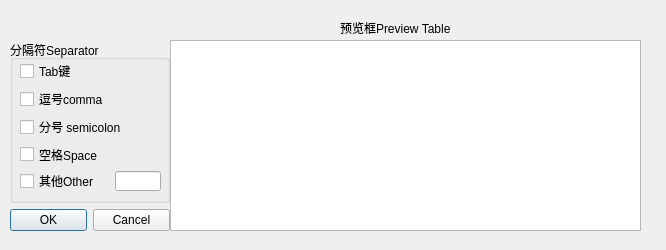
<?xml version="1.0" encoding="UTF-8"?>
<ui version="4.0">
 <class>SeparatorDlg</class>
 <widget class="QDialog" name="SeparatorDlg">
  <property name="geometry">
   <rect>
    <x>0</x>
    <y>0</y>
    <width>666</width>
    <height>250</height>
   </rect>
  </property>
  <property name="windowTitle">
   <string>Dialog</string>
  </property>
  <widget class="QTableView" name="tableView">
   <property name="geometry">
    <rect>
     <x>170</x>
     <y>40</y>
     <width>471</width>
     <height>191</height>
    </rect>
   </property>
  </widget>
  <widget class="QLabel" name="label">
   <property name="geometry">
    <rect>
     <x>340</x>
     <y>20</y>
     <width>121</width>
     <height>16</height>
    </rect>
   </property>
   <property name="text">
    <string>预览框Preview Table</string>
   </property>
  </widget>
  <widget class="QWidget" name="">
   <property name="geometry">
    <rect>
     <x>10</x>
     <y>40</y>
     <width>160</width>
     <height>191</height>
    </rect>
   </property>
   <layout class="QHBoxLayout" name="horizontalLayout">
    <item>
     <layout class="QVBoxLayout" name="verticalLayout_2">
      <item>
       <widget class="QGroupBox" name="groupBox">
        <property name="title">
         <string>分隔符Separator</string>
        </property>
        <widget class="QWidget" name="layoutWidget">
         <property name="geometry">
          <rect>
           <x>10</x>
           <y>20</y>
           <width>141</width>
           <height>131</height>
          </rect>
         </property>
         <layout class="QVBoxLayout" name="verticalLayout">
          <item>
           <widget class="QCheckBox" name="Tab">
            <property name="text">
             <string>Tab键</string>
            </property>
           </widget>
          </item>
          <item>
           <widget class="QCheckBox" name="Comma">
            <property name="text">
             <string>逗号comma</string>
            </property>
           </widget>
          </item>
          <item>
           <widget class="QCheckBox" name="Semi">
            <property name="text">
             <string>分号 semicolon</string>
            </property>
           </widget>
          </item>
          <item>
           <widget class="QCheckBox" name="Space">
            <property name="text">
             <string>空格Space</string>
            </property>
           </widget>
          </item>
          <item>
           <layout class="QHBoxLayout" name="horizontalLayout_2">
            <property name="spacing">
             <number>0</number>
            </property>
            <property name="sizeConstraint">
             <enum>QLayout::SetMinimumSize</enum>
            </property>
            <property name="leftMargin">
             <number>0</number>
            </property>
            <property name="topMargin">
             <number>0</number>
            </property>
            <property name="bottomMargin">
             <number>0</number>
            </property>
            <item>
             <widget class="QCheckBox" name="Other">
              <property name="minimumSize">
               <size>
                <width>47</width>
                <height>16</height>
               </size>
              </property>
              <property name="text">
               <string>其他Other</string>
              </property>
             </widget>
            </item>
            <item>
             <widget class="QLineEdit" name="lineEdit">
              <property name="maximumSize">
               <size>
                <width>46</width>
                <height>20</height>
               </size>
              </property>
             </widget>
            </item>
           </layout>
          </item>
         </layout>
        </widget>
       </widget>
      </item>
      <item>
       <widget class="QDialogButtonBox" name="buttonBox">
        <property name="orientation">
         <enum>Qt::Horizontal</enum>
        </property>
        <property name="standardButtons">
         <set>QDialogButtonBox::Cancel|QDialogButtonBox::Ok</set>
        </property>
       </widget>
      </item>
     </layout>
    </item>
   </layout>
  </widget>
 </widget>
 <resources/>
 <connections>
  <connection>
   <sender>buttonBox</sender>
   <signal>accepted()</signal>
   <receiver>SeparatorDlg</receiver>
   <slot>accept()</slot>
   <hints>
    <hint type="sourcelabel">
     <x>248</x>
     <y>254</y>
    </hint>
    <hint type="destinationlabel">
     <x>157</x>
     <y>274</y>
    </hint>
   </hints>
  </connection>
  <connection>
   <sender>buttonBox</sender>
   <signal>rejected()</signal>
   <receiver>SeparatorDlg</receiver>
   <slot>reject()</slot>
   <hints>
    <hint type="sourcelabel">
     <x>316</x>
     <y>260</y>
    </hint>
    <hint type="destinationlabel">
     <x>286</x>
     <y>274</y>
    </hint>
   </hints>
  </connection>
 </connections>
</ui>
